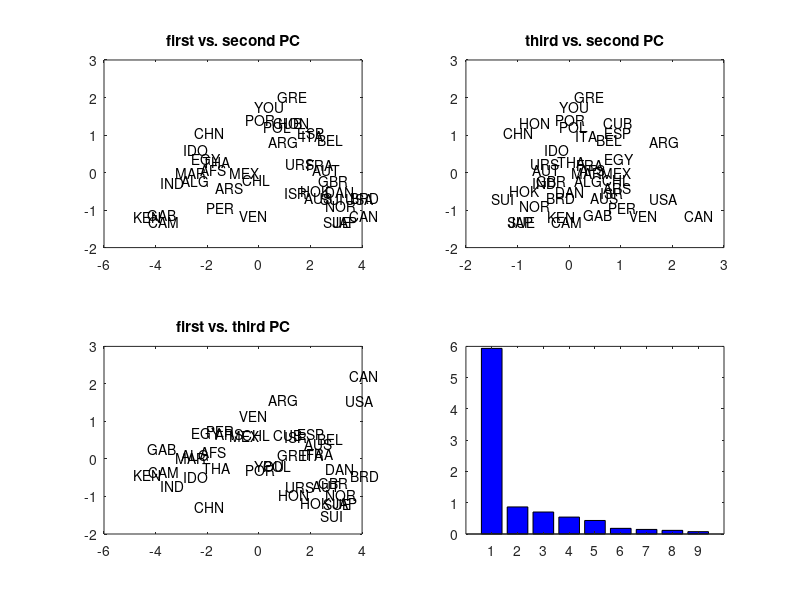
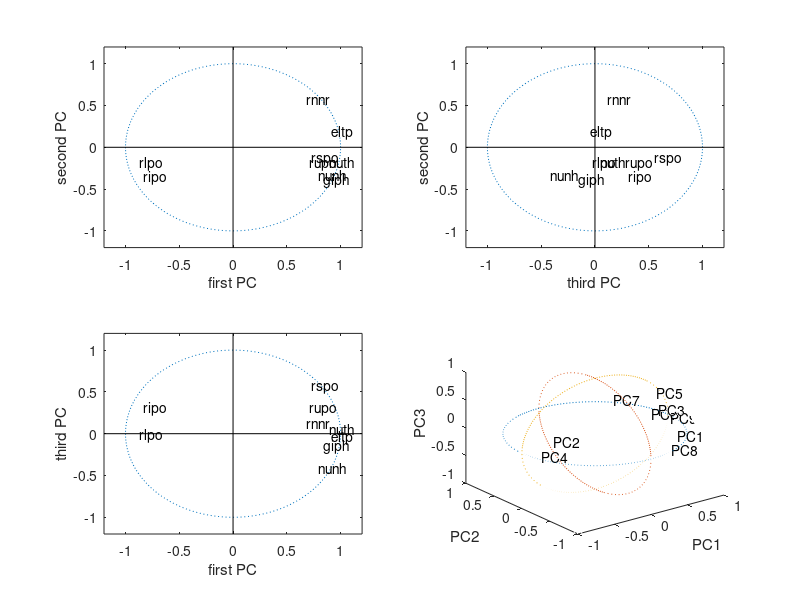

Here is the MATLAB script that generated these plots, in order:
clear all
close all
clc


%% normalized principal components for geopol data set

load geopol.dat

pc = geopol(:,2:10);

[COEFF,SCORE,latent,tsquare] = princomp(zscore(pc));
COEFF(:,2) = -COEFF(:,2); % change signs according to book
SCORE(:,2) = -SCORE(:,2);


 rows = char('AFS', 'ALG', 'BRD', 'GBR', 'ARS', 'ARG', 'AUS', 'AUT', ...
     'BEL' ,'CAM', 'CAN' ,'CHL' ,'CHN',  'CUB', 'DAN' ,'EGY', 'ESP', ...
     'FRA' ,'GAB', 'GRE' ,'HOK' ,'HON', 'IND', 'IDO', 'ISR', 'ITA', ...
'JAP', 'KEN', 'MAR', 'MEX', 'NOR' ,'PER', 'POL', 'POR', 'SUE', 'SUI', ...
'THA', 'URS', 'USA', 'VEN', 'YOU');
 cols = char('popu', 'giph', 'ripo', 'rupo', 'rlpo', 'rspo', 'eltp', ...
     'rnnr', 'nunh', 'nuth');

OBSLABS = cellstr(rows);
VARLABS = cellstr(cols);

%% eigenvalues of the variance matrix are pcgeopol$sdev^2
figure(1)
subplot(2,2,1)
plot(SCORE(:,1),SCORE(:,2),'ow')
text(SCORE(:,1),SCORE(:,2),OBSLABS(:));
box on
title('first vs. second PC')
subplot(2,2,2)
plot(SCORE(:,3),SCORE(:,2),'ow')
title('third vs. second PC')
text(SCORE(:,3),SCORE(:,2),OBSLABS(:));
box on
subplot(2,2,3)
plot(SCORE(:,1),SCORE(:,3),'ow')
title('first vs. third PC')
text(SCORE(:,1),SCORE(:,3),OBSLABS(:))
box on
subplot(2,2,4)
bar(latent,'b')

% To save plots uncomment following lines
% print -painters -dpdf -r600 SMSnpcageopol01.pdf
% print -painters -dpng -r600 SMSnpcageopol01.png

figure(2)
subplot(2,2,1)
plot([-1.1,1.1]',[-1.1,1.1]','ow')
xlabel('first PC')
ylabel('second PC')
ucircle = [cos((0:360)/180*3.14159)',sin((0:360)/180*3.14159)'];
line(ucircle(:,1),ucircle(:,2),'LineStyle',':')
xlim([-1.2 1.2])
ylim([-1.2 1.2])
line([-1.2 1.2],[0 0],'Color','k')
line([0 0],[1.2 -1.2],'Color','k')
cors = COEFF*diag(sqrt(latent));
text(cors(:,1),cors(:,2),VARLABS(2:10))
box on

subplot(2,2,2)
plot([-1.1,1.1]',[-1.1,1.1]','ow')
xlabel('third PC')
ylabel('second PC')
line(ucircle(:,1),ucircle(:,2),'LineStyle',':')
xlim([-1.2 1.2])
ylim([-1.2 1.2])
line([-1.2 1.2],[0 0],'Color','k')
line([0 0],[1.2 -1.2],'Color','k')
text(cors(:,3),cors(:,2),VARLABS(2:10))
box on

subplot(2,2,3)
plot([-1.1,1.1]',[-1.1,1.1]','ow')
xlabel('first PC')
ylabel('third PC')
line(ucircle(:,1),ucircle(:,2),'LineStyle',':')
xlim([-1.2 1.2])
ylim([-1.2 1.2])
line([-1.2 1.2],[0 0],'Color','k')
line([0 0],[1.2 -1.2],'Color','k')
text(cors(:,1),cors(:,3),VARLABS(2:10))
box on

subplot(2,2,4)
col = cols(1:9,1:3);
for i=1:9
col(i,1:3) = sprintf('PC%d',i);
end
COLS = cellstr(col);
plot3([-1,1],[-1,1],[-1,1],'ow')
xlabel('PC1')
ylabel('PC2')
zlabel('PC3')
text(cors(:,1),cors(:,2),cors(:,3),COLS)
hold on
plot3(ucircle(:,1),ucircle(:,2),zeros(size(ucircle(:,1))),'LineStyle',':')
plot3(zeros(size(ucircle(:,1))),ucircle(:,1),ucircle(:,2),'LineStyle',':')
plot3(ucircle(:,1),zeros(size(ucircle(:,1))),ucircle(:,2),'LineStyle',':')

% To save plots uncomment following lines
% print -painters -dpdf -r600 SMSnpcageopol02.pdf
% print -painters -dpng -r600 SMSnpcageopol02.png
